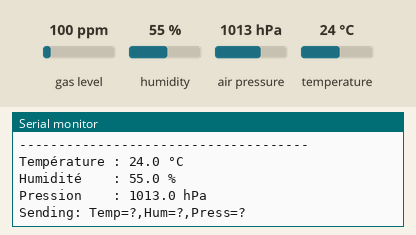
Recording of a sketch running on a simulated Arduino Uno, built with avr-gcc and run on an emulated ATmega328P. Parts: the last lines printed to the serial monitor. The test bench sets the inputs (shaded band); at power-on: humidity 55 %, air pressure 1013 hPa, temperature 24 °C, gas level 100 ppm. No radio packets arrive unless stated.

Above: at 6.2 s.
6.3 s: humidity set to 22 %
At 10.83 s:
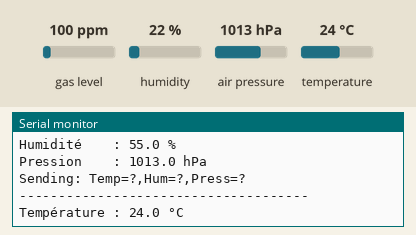
12.7 s: air pressure set to 952 hPa
At 16.13 s:
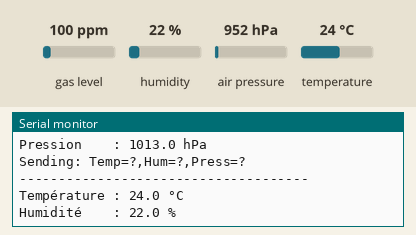
19.1 s: temperature set to 12 °C
At 22.3 s:
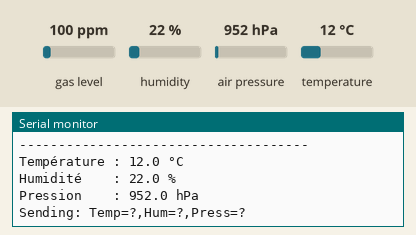

Measured:
- after the input at 19.1 s, the serial monitor: prints a new line after 2.3 s (image 3)

The sketch:

LoRa_Sender_MKR-WAN-1310.ino
```cpp
// Type de carte : Arduino MKR WAN 1310
// Librairie fonctionnelle pour le MKR IoT CARRIER REV2 : Adafruit_BME680
// Librairies non fonctionnelles                        : BME280, BMP3XX, HTS221, Arduino_MKRIoTCarrier

#include <SPI.h>
#include <LoRa.h>
#include <Adafruit_BME680.h> // Adafruit BME680 Library v2.0.5

// ====================
// LoRa Parameters
// ====================
#define LORA_FREQ     868E6
#define LORA_SF       12
#define LORA_BW       125E3
#define LORA_TX_POWER 17

// ====================
// Capteur BME680 (I2C)
// ===================
Adafruit_BME680 bme;  // I2C - MKR IoT CARRIER REV2

// ====================
// Setup
// ====================
void setup() {
  Serial.begin(9600);
  while (!Serial);

  // ===== Init Carrier BME680 ===== //
  if (!bme.begin(0x76)) {
    Serial.println("Erreur BME680 !");
    while (1);
  }

  // Paramétrage des mesures
  bme.setTemperatureOversampling(BME680_OS_8X);
  bme.setHumidityOversampling(BME680_OS_2X);
  bme.setPressureOversampling(BME680_OS_4X);
  bme.setIIRFilterSize(BME680_FILTER_SIZE_3);

  Serial.println("BME680 OK");

  // ==== Init Lora ===== //
  if (!LoRa.begin(LORA_FREQ)) {
    Serial.println("Starting LoRa failed!");
    while (1);
  }
  LoRa.setTxPower(LORA_TX_POWER);
  LoRa.setSignalBandwidth(LORA_BW);
  LoRa.setSpreadingFactor(LORA_SF);
  LoRa.enableCrc();

  Serial.println("LoRa Setup OK ");
}

// ====================
// Loop
// ====================
void loop() {
  // Lancement d'une mesure complète
  if (!bme.performReading()) {
    Serial.println("Erreur lecture BME680");
    return;
  }

  // Récupération des mesures
  float temperature = bme.temperature;       // °C
  float humidity    = bme.humidity;          // %
  float pressure    = bme.pressure / 100.0;  // hPa (Pa → hPa)

  // Affichage dans le Serial Monitor
  Serial.println("-------------------------------------");
  Serial.print("Température : ");
  Serial.print(temperature, 1);
  Serial.println(" °C");

  Serial.print("Humidité    : ");
  Serial.print(humidity, 1);
  Serial.println(" %");

  Serial.print("Pression    : ");
  Serial.print(pressure, 1);
  Serial.println(" hPa");

  // Préparation du payload LoRa
  char payload[64];
  snprintf(payload, sizeof(payload),
           "Temp=%.1f,Hum=%.1f,Press=%.1f",
           temperature, humidity, pressure);

  Serial.print("Sending: ");
  Serial.println(payload);

  // Envoi LoRa
  LoRa.beginPacket();
  LoRa.print(payload);
  LoRa.endPacket();

  delay(5000);
}
```
